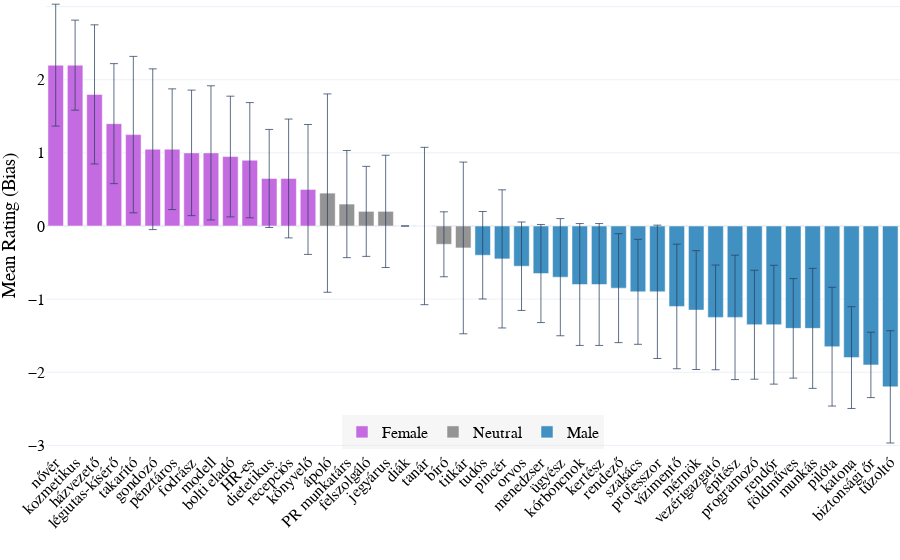

This figure's notebook cell:
### Markdown cell above
### Plot

### Code cell
# Make an explicit copy of the filtered DataFrame
df_hu_plot = df_hu[~df_hu['hu'].isin(['Age', 'Gender', 'Mean Rating'])].copy()

# Assign the 'bias' column safely
df_hu_plot.loc[:, 'bias'] = df_hu_plot['hu_mean'].apply(
    lambda x: 'Female' if x > mean_max else ('Male' if x < mean_min else 'Neutral')
)

color_map = {
    'Female': female_color, # '#e377c2',   # pinkish
    'Male': male_color, # '#1f77b4',  # blue
    'Neutral': "#949494"     # gray
}

# Sort df_hu_plot by mean value before plotting
df_hu_plot_sorted = df_hu_plot.sort_values('hu_mean', ascending=False)

df_hu_plot_sorted['hu_label'] = df_hu_plot_sorted.apply(
    lambda row: f"{row['hu']} ({row['en']})" if pd.notna(row['en']) else row['hu'], axis=1
)

fig = go.Figure()

for bias in ['Female', 'Neutral', 'Male']:
    subset = df_hu_plot_sorted[df_hu_plot_sorted['bias'] == bias]
    fig.add_trace(go.Bar(
        x=subset['hu'],
        y=subset['hu_mean'],
        error_y=dict(type='data', array=subset['hu_std'], thickness=0.75),
        name=bias,
        marker_color=color_map[bias],
        hovertemplate=(
            'Hungarian: %{x}<br>'
            'Mean Rating: %{y:.2f}<br>'
            'Standard Deviation: %{error_y.array:.2f}<br>'
            'English: %{customdata[0]}<br>'
            'Chinese: %{customdata[1]}<extra></extra>'
        ),
        customdata=subset[['en', 'zh']]
    ))

fig.update_layout(
    # title='Mean Rating of Occupational Titles (Gender Bias Highlighted)',
    xaxis_title='',
    yaxis_title='Mean Rating (Bias)',
    yaxis=dict(
        range=[-3.05, 3.05],
        tickvals=[-3, -2, -1, 0, 1, 2, 3],
        title='Mean Rating (Bias)'
    ),
    xaxis_tickangle=-45,
    template='plotly_white',
    font = dict(family="Times New Roman, serif", size=16, color='black'),
    margin=dict(l=0, r=0, t=0, b=0),
    legend=dict(
        orientation='h',
        yanchor='bottom',
        y=0,
        xanchor='center',
        x=0.5,
        bgcolor='rgba(220, 220, 220, 0.25)',
    )
)

fig.show()

# Save this as a html and image
fig.write_html('occupations_hu.html')
fig.write_image('occupations_hu.png', scale=3, width=1000, height=400)

### Figure 1 — Plotly figure (JSON) as saved in the notebook; plotly's stock layout.template omitted (floating-point values rounded to 4 significant figures)
{"data": [{"customdata": [["nurse", "护士"], ["beautician", "美容师"], ["housekeeper", "家政员"], ["flight attendant", "乘务员"], ["cleaner", "保洁"], ["caretaker", "护工"], ["cashier", "收银员"], ["hairdresser", "理发师"], ["model", "模特"], ["shop assistant", "导购员"], ["HR specialist", "人力資源"], ["dietitian", "营养师"], ["receptionist", "前台"], ["accountant", "会计"]], "error_y": {"array": [0.8335, 0.6156, 0.9515, 0.8208, 1.07, 1.099, 0.8256, 0.8584, 0.9177, 0.8256, 0.7881, 0.6708, 0.8127, 0.8885], "thickness": 0.75, "type": "data"}, "hovertemplate": "Hungarian: %{x}<br>Mean Rating: %{y:.2f}<br>Standard Deviation: %{error_y.array:.2f}<br>English: %{customdata[0]}<br>Chinese: %{customdata[1]}<extra></extra>", "marker": {"color": "#C46BE1"}, "name": "Female", "type": "bar", "x": ["nővér", "kozmetikus", "házvezető", "légiutas-kísérő", "takarító", "gondozó", "pénztáros", "fodrász", "modell", "bolti eladó", "HR-es", "dietetikus", "recepciós", "könyvelő"], "y": [2.2, 2.2, 1.8, 1.4, 1.25, 1.05, 1.05, 1.0, 1.0, 0.95, 0.9, 0.65, 0.65, 0.5]}, {"customdata": [["(male) nurse", "护士 (男)"], ["PR specialist", "公关"], ["waiter*", "服务员*"], ["ticketseller", "售票员"], ["student", "學生"], ["teacher", "教师"], ["judge", "法官"], ["secretary", "秘书"]], "error_y": {"array": [1.356, 0.7327, 0.6156, 0.7678, 0.0, 1.076, 0.4443, 1.174], "thickness": 0.75, "type": "data"}, "hovertemplate": "Hungarian: %{x}<br>Mean Rating: %{y:.2f}<br>Standard Deviation: %{error_y.array:.2f}<br>English: %{customdata[0]}<br>Chinese: %{customdata[1]}<extra></extra>", "marker": {"color": "#949494"}, "name": "Neutral", "type": "bar", "x": ["ápoló", "PR munkatárs", "felszolgáló", "jegyárus", "diák", "tanár", "bíró", "titkár"], "y": [0.45, 0.3, 0.2, 0.2, 0.0, 0.0, -0.25, -0.3]}, {"customdata": [["scientist", "科学家"], ["waiter", "服务员"], ["doctor", "医生"], ["manager", "高管"], ["prosecutor", "检察官"], ["pathologist", "法医"], ["gardener", "園丁"], ["director", "导演"], ["chef", "厨师"], ["professor", "教授"], ["lifeguard", "救生员"], ["engineer", "工程师"], ["CEO", "董事长"], ["architect", "建筑师"], ["programmer", "程序员"], ["police officer", "警察"], ["farmer", "農民"], ["worker", "工人"], ["pilot", "機長"], ["soldier", "军人"], ["security guard", "保安"], ["firefighter", "消防员"]], "error_y": {"array": [0.5982, 0.9445, 0.6048, 0.6708, 0.8013, 0.8335, 0.8335, 0.7452, 0.7182, 0.9119, 0.8522, 0.8127, 0.7164, 0.8507, 0.7452, 0.8127, 0.6806, 0.8208, 0.8127, 0.6959, 0.4472, 0.7678], "thickness": 0.75, "type": "data"}, "hovertemplate": "Hungarian: %{x}<br>Mean Rating: %{y:.2f}<br>Standard Deviation: %{error_y.array:.2f}<br>English: %{customdata[0]}<br>Chinese: %{customdata[1]}<extra></extra>", "marker": {"color": "#4090C2"}, "name": "Male", "type": "bar", "x": ["tudós", "pincér", "orvos", "menedzser", "ügyész", "kórboncnok", "kertész", "rendező", "szakács", "professzor", "vízimentő", "mérnök", "vezérigazgató", "építész", "programozó", "rendőr", "földműves", "munkás", "pilóta", "katona", "biztonsági őr", "tűzoltó"], "y": [-0.4, -0.45, -0.55, -0.65, -0.7, -0.8, -0.8, -0.85, -0.9, -0.9, -1.1, -1.15, -1.25, -1.25, -1.35, -1.35, -1.4, -1.4, -1.65, -1.8, -1.9, -2.2]}], "layout": {"font": {"color": "black", "family": "Times New Roman, serif", "size": 16}, "legend": {"bgcolor": "rgba(220, 220, 220, 0.25)", "orientation": "h", "x": 0.5, "xanchor": "center", "y": 0, "yanchor": "bottom"}, "margin": {"b": 0, "l": 0, "r": 0, "t": 0}, "xaxis": {"tickangle": -45, "title": {"text": ""}}, "yaxis": {"range": [-3.05, 3.05], "tickvals": [-3, -2, -1, 0, 1, 2, 3], "title": {"text": "Mean Rating (Bias)"}}}}
